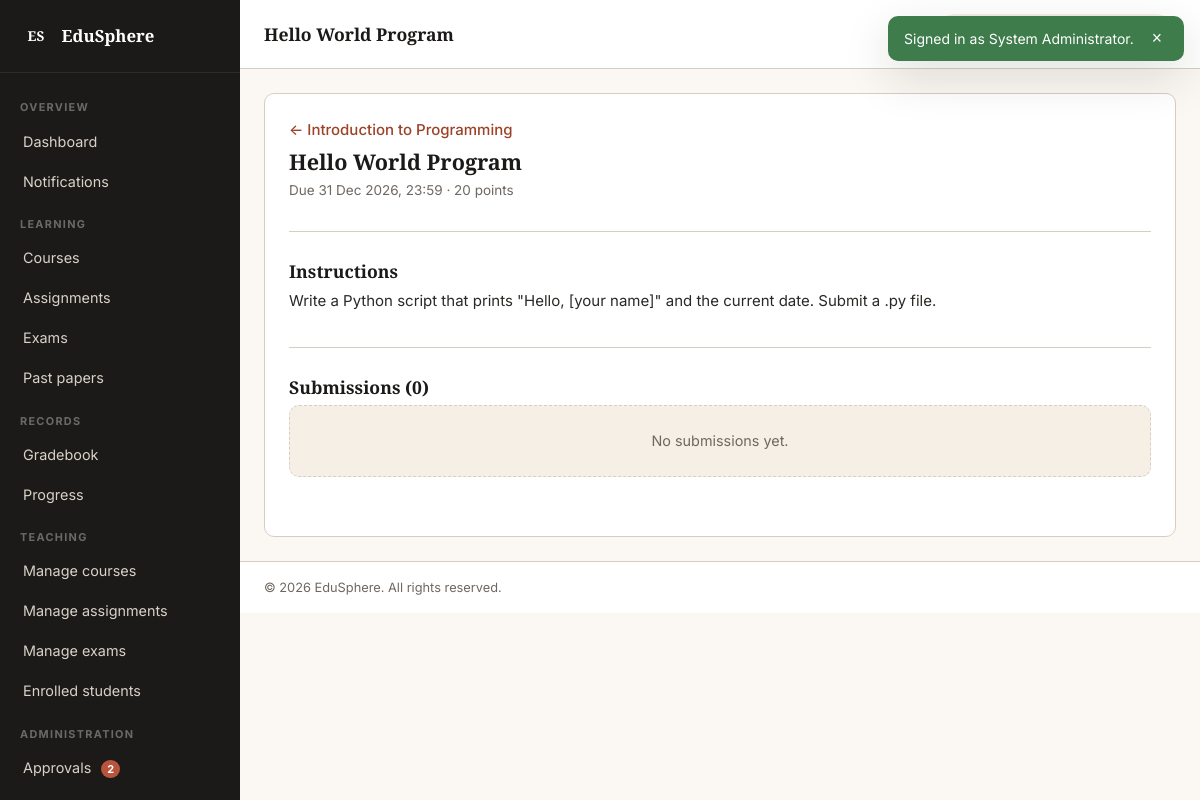
/pages/assignment-view.php?id=1 (signed in), run on the app's committed database.
### tables this page shows
CREATE TABLE assignments (
    id INT AUTO_INCREMENT PRIMARY KEY,
    course_id INT NOT NULL,
    title VARCHAR(200) NOT NULL,
    instructions TEXT,
    due_date DATETIME DEFAULT NULL,
    allow_late TINYINT(1) NOT NULL DEFAULT 0,
    attachment VARCHAR(255) DEFAULT NULL,
    max_points INT DEFAULT 100,
    is_published TINYINT(1) NOT NULL DEFAULT 1,
    created_at TIMESTAMP DEFAULT CURRENT_TIMESTAMP,
    FOREIGN KEY (course_id) REFERENCES courses(id) ON DELETE CASCADE
);

CREATE TABLE courses (
    id INT AUTO_INCREMENT PRIMARY KEY,
    code VARCHAR(20) UNIQUE NOT NULL,
    title VARCHAR(200) NOT NULL,
    description TEXT,
    instructor_id INT NOT NULL,
    department_id INT DEFAULT NULL,
    category VARCHAR(80) DEFAULT NULL,
    level ENUM('beginner','intermediate','advanced') DEFAULT 'beginner',
    duration_hours INT DEFAULT 0,
    thumbnail VARCHAR(255) DEFAULT NULL,
    is_published TINYINT(1) NOT NULL DEFAULT 0,
    created_at TIMESTAMP DEFAULT CURRENT_TIMESTAMP,
    FOREIGN KEY (instructor_id) REFERENCES users(id) ON DELETE CASCADE,
    FOREIGN KEY (department_id) REFERENCES departments(id) ON DELETE SET NULL
);

### includes/helpers.php (called while the page is built, shortened)
<?php
require_once __DIR__ . '/db.php';
function e($v)   { return htmlspecialchars((string)$v, ENT_QUOTES, 'UTF-8'); }
function take_flash() {
    $f = $_SESSION['flash']; unset($_SESSION['flash']); return $f;
}
function fmt_date($dt, $fmt = 'd M Y') {
    $t = strtotime($dt); return $t ? date($fmt, $t) : '—';
}
function fmt_datetime($dt) { return fmt_date($dt, 'd M Y, H:i'); }

### includes/db.php (called while the page is built, shortened)
<?php
function db() {
    static $conn = null;
    if ($conn === null) {
        $conn = new mysqli(DB_HOST, DB_USER, DB_PASS, DB_NAME);
        $conn->set_charset('utf8mb4');
    }
    return $conn;
}

### includes/auth.php (called while the page is built, shortened)
<?php
require_once __DIR__ . '/helpers.php';
function current_user() {
    static $user = null, $loaded = false;
    if ($loaded) return $user;
    $loaded = true;
    $stmt = db()->prepare("
        SELECT u.*, d.name AS department_name, d.code AS department_code
        FROM users u
        LEFT JOIN departments d ON d.id = u.department_id
        WHERE u.id = ?
    ");
    $stmt->bind_param('i', $_SESSION['user_id']);
    $stmt->execute();
    $user = $stmt->get_result()->fetch_assoc() ?: null;
    return $user;
}
function is_logged_in() {
    $u = current_user();
    return $u && $u['status'] === 'active';
}
function require_login() {
    if (!is_logged_in()) {
        $u = current_user();
        if ($u && $u['status'] !== 'active') {
            $_SESSION['account_status']   = $u['status'];
            $_SESSION['rejection_reason'] = $u['rejection_reason'] ?? '';
        }
        session_unset();
        session_destroy();
        session_start();
        redirect(SITE_URL . '/pages/login.php');
    }
}
function is_admin()      { $u = current_user(); return $u && $u['role'] === 'admin'; }

### pages/assignment-view.php (the view, shortened to what this page needs)
<?php
require_once __DIR__ . '/../includes/auth.php';
require_login();
$user = current_user();
$uid = (int)$user['id'];
$aid = (int)($_GET['id'] ?? 0);
$conn = db();
$stmt = $conn->prepare("SELECT a.*, c.title AS course_title, c.id AS course_id, c.instructor_id
    FROM assignments a JOIN courses c ON c.id=a.course_id WHERE a.id=?");
$stmt->bind_param('i', $aid); $stmt->execute();
$a = $stmt->get_result()->fetch_assoc();
$isOwner = ((int)$a['instructor_id'] === $uid) || is_admin();
$allSubs = [];
if ($isOwner) {
    $stmt = $conn->prepare("SELECT s.*, u.full_name, u.admission_no FROM submissions s
        JOIN users u ON u.id=s.user_id WHERE s.assignment_id=? ORDER BY s.submitted_at DESC");
    $stmt->bind_param('i', $aid); $stmt->execute();
    $allSubs = $stmt->get_result()->fetch_all(MYSQLI_ASSOC);
}
$pageTitle = $a['title'];
$extraCSS = ['assignments.css'];
include __DIR__ . '/../includes/header.php';
?>
<article class="detail">
    <header class="detail__head">
        <a class="link" href="course-view.php?id=<?php echo (int)$a['course_id']; ?>">&larr; <?php echo e($a['course_title']); ?></a>
        <h2><?php echo e($a['title']); ?></h2>
        <p class="muted">Due <?php echo e(fmt_datetime($a['due_date'])); ?> · <?php echo (int)$a['max_points']; ?> points
        </p>
    </header>
    <section class="detail__body">
        <h3>Instructions</h3>
        <p><?php echo nl2br(e($a['instructions'])); ?></p>
    </section>
    <?php if ($isOwner): ?>
        <section class="detail__body">
            <h3>Submissions (<?php echo count($allSubs); ?>)</h3>
            <?php if (!$allSubs): ?>
                <p class="empty">No submissions yet.</p>
            <?php endif; ?>
        </section>
    <?php endif; ?>
</article>
<?php include __DIR__ . '/../includes/footer.php'; ?>

### includes/header.php (shortened to what this page needs)
<?php
require_once __DIR__ . '/auth.php';
$__user      = current_user();
$__pageTitle = $pageTitle ?? 'Dashboard';
$__extraCSS  = $extraCSS ?? [];
?>
<!DOCTYPE html>
<html lang="en">
<head>
    <link rel="stylesheet" href="<?php echo e(SITE_URL); ?>/assets/css/base.css">
    <link rel="stylesheet" href="<?php echo e(SITE_URL); ?>/assets/css/layout.css">
    <link rel="stylesheet" href="<?php echo e(SITE_URL); ?>/assets/css/components.css">
    <?php foreach ($__extraCSS as $css): ?>
        <link rel="stylesheet" href="<?php echo e(SITE_URL . '/assets/css/' . $css); ?>">
    <?php endforeach; ?>
</head>
<body>
<?php $flash = take_flash(); ?>
<?php if ($flash): ?>
    <div class="flash flash--<?php echo e($flash['type']); ?>" id="flashBar">
        <span><?php echo e($flash['message']); ?></span>
        <button type="button" aria-label="Dismiss" onclick="this.parentElement.remove()">&times;</button>
    </div>
<?php endif; ?>
<div class="app">
    <?php include __DIR__ . '/sidebar.php'; ?>
    <div class="app__main">
        <header class="topbar">
            <div class="topbar__title">
                <h1><?php echo e($__pageTitle); ?></h1>
            </div>
            <div class="topbar__user">
                <div class="user-chip" id="userChip">
                    <?php if (!empty($__user['avatar']) && file_exists(UPLOAD_DIR . $__user['avatar'])): ?>
                        <img class="user-chip__avatar-img" src="<?php echo e(UPLOAD_URL . $__user['avatar']); ?>" alt="">
                    <?php else: ?>
                        <span class="user-chip__avatar"><?php echo e(initials($__user['full_name'])); ?></span>
                    <?php endif; ?>
                    <span class="user-chip__name"><?php echo e($__user['full_name']); ?></span>
                    <span class="user-chip__role"><?php echo e(ucfirst($__user['role'])); ?></span>
                </div>
            </div>
        </header>
        <section class="content">

### assets/css/base.css (style rules this page uses)
:root { --ink-900: #1c1a18; --ink-700: #2b2825; --ink-500: #4a4540; --ink-400: #6f6862; --ink-300: #a1998f; --ink-200: #d6cec2; --paper-50: #fbf8f3; --paper-100: #f5efe6; --paper-200: #ebe3d5; --paper-300: #d8cbb8; --rust-500: #b8543c; --rust-600: #9c4228; --rust-100: #f6e0d8; --amber-500: #d99b34; --amber-600: #b57d1f; --amber-100: #faeed0; --sage-500: #6b8a63; --sage-600: #53704c; --sage-100: #e3ecdf; --danger-500: #b14343; --danger-100: #f7dede; --success-500: #3e7c4b; --success-100: #dcecdc; --radius-sm: 6px; --radius-md: 10px; --radius-lg: 16px; --shadow-1: 0 1px 2px rgba(28,26,24,0.06); --shadow-2: 0 4px 16px rgba(28,26,24,0.08); --shadow-3: 0 16px 48px rgba(28,26,24,0.14); --font-sans: 'Inter', system-ui, -apple-system, 'Segoe UI', Roboto, sans-serif; --font-display: 'Source Serif 4', Georgia, serif; }
*, *::before, *::after { box-sizing: border-box; }
html, body { margin: 0; padding: 0; }
body { font-family: var(--font-sans); font-size: 15px; line-height: 1.55; color: var(--ink-700); background: var(--paper-50); -webkit-font-smoothing: antialiased; min-height: 100vh; }
a { color: var(--rust-600); text-decoration: none; }
h1,h2,h3,h4,h5 { font-family: var(--font-display); font-weight: 700; color: var(--ink-900); line-height: 1.25; margin: 0 0 0.4em; }
h1 { font-size: 1.6rem; }
h2 { font-size: 1.35rem; }
h3 { font-size: 1.1rem; }
p { margin: 0 0 1em; }
.muted { color: var(--ink-400); font-size: 0.9em; }
.link { color: var(--rust-600); font-weight: 500; }
.flash { position: fixed; top: 16px; right: 16px; z-index: 9999; padding: 0.7rem 1rem; border-radius: var(--radius-md); background: var(--ink-900); color: #fff; box-shadow: var(--shadow-3); display: flex; align-items: center; gap: 12px; font-size: 0.875rem; max-width: 360px; }
.flash button { background: none; border: none; color: inherit; font-size: 1.1rem; cursor: pointer; }
.flash--success { background: var(--success-500); }
.empty { padding: 1.5rem; text-align: center; color: var(--ink-400); background: var(--paper-100); border-radius: var(--radius-md); border: 1px dashed var(--ink-200); font-size: 0.9rem; }

### assets/css/layout.css (style rules this page uses)
.app { display: flex; min-height: 100vh; }
.app__main { flex: 1; min-width: 0; display: flex; flex-direction: column; }
.topbar { display: flex; align-items: center; gap: 1rem; padding: 0.9rem 1.5rem; background: #fff; border-bottom: 1px solid var(--ink-200); position: sticky; top: 0; z-index: 50; }
.topbar__title h1 { font-size: 1.1rem; margin: 0; }
.topbar__user { margin-left: auto; position: relative; }
.user-chip { display: flex; align-items: center; gap: 0.5rem; padding: 0.35rem 0.7rem 0.35rem 0.35rem; border-radius: 999px; background: var(--paper-100); cursor: pointer; font-size: 0.85rem; }
.user-chip__avatar { display: inline-flex; align-items: center; justify-content: center; width: 28px; height: 28px; border-radius: 50%; background: var(--terra-500); color: #fff; font-weight: 700; font-size: 0.8rem; }
.user-chip__name { font-weight: 600; color: var(--ink-700); }
.user-chip__role { color: var(--ink-400); font-size: 0.78rem; }
.content { padding: 1.5rem; max-width: 1280px; width: 100%; }
.nav-badge { display: inline-block; margin-left: 6px; padding: 1px 6px; font-size: 0.68rem; font-weight: 700; background: var(--rust-500); color: #fff; border-radius: 999px; vertical-align: middle; }

### assets/css/assignments.css (style rules this page uses)
.detail { background: #fff; border: 1px solid var(--ink-200); border-radius: var(--radius-md); padding: 1.5rem; }
.detail__head { padding-bottom: 1rem; border-bottom: 1px solid var(--ink-200); margin-bottom: 1.25rem; }
.detail__head h2 { margin: 0.4rem 0 0.35rem; }
.detail__body { padding: 0.5rem 0 1.25rem; border-bottom: 1px solid var(--ink-200); margin-bottom: 1.25rem; }
.detail__body:last-child { border-bottom: none; margin-bottom: 0; }

### data on the page
assignments: title "Hello World Program", course.title "Introduction to Programming", due_date "31 Dec 2026, 23:59", max_points "20", instructions "Write a Python script that prints \"Hello, [your name]\" and the current date. Submit a .py file."

### other printed values
$flash['message'] "Signed in as System Administrator."
SITE_NAME "EduSphere"
$label "Dashboard Notifications Courses Assignments Exams Past papers Gradebook Progress Manage courses Manage assignments Manage exams Enrolled students Approvals"
$suffix "2"
count($allSubs) "0"
